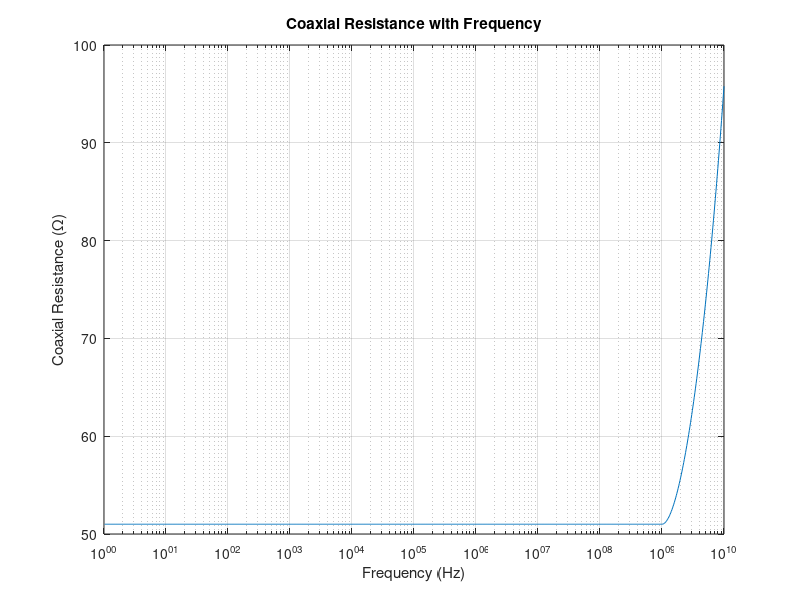

Write the MATLAB code that produced this figure.
% Fast Transient Sensors - Coursework 2
% Devon Kerai (B128203)
% Due 17th March 2015

% Question 3
% Pre requisites
clc
clear

% Variables
u0 = 4*pi*10^-7; % Free space permeability
e0 = 8.85*10^-12; % Free space permittivity
Rc = 51; % 51 Ohms - Coaxial resistor
f = 1*10^9; % 1GHz - frequency
Zi = 51; % 51 Ohms - Transmission line impedance
L = 30*10^-3; % 30mm - axial length
row = 138*10^-8; % 138 uOhmcm
sigma = 1/row; % 7.24641x10^5 - Conductivity

% Length of wire
delta = sqrt(1/(pi*sigma*u0*f)); % 1.8696*10^-5m = 18.7um - radius
Sskin = (2*delta*pi*delta*(1-(delta/(2*delta)))); % 1.0982*10^-9
length = Rc*sigma*Sskin; % 0.0406m = 40.6mm

% Conductor/Insulator ratio
er = 2.25; % Permittivity of polyethylene 
e = e0*er; % 1.9912*10^-11

outerR = delta*exp((Zi*2*pi)/sqrt(u0/e0)); % 4.376*10^-5 = 43.8um - outer radius

% Plot graph of resistance vs frequency
for n = 1:1000;
    f(n)=10.^(0.01*n);
    
    skind(n) = sqrt(1/(f(n)*pi*sigma*u0));
    if(skind(n) > delta);
        skind(n) = delta; 
    end
    
    sSkin = 2*delta*pi*skind(n)*(1-(skind(n)/(2*delta)));
    res(n) = length/(sigma*sSkin);     
end

semilogx(f,res);
grid on
title('Coaxial Resistance with Frequency')
ylabel('Coaxial Resistance (\Omega)')
xlabel('Frequency (Hz)')

